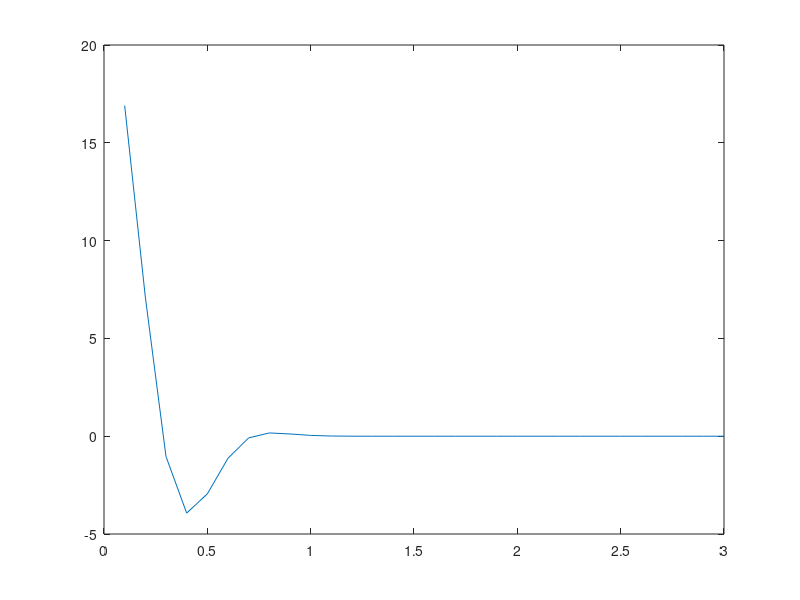

This chart was generated by the following MATLAB code:
% playing with alternative bases for PDFs 

x = -5:.01:5;
sigma = .04;
% sigma = .1:.05:.5;
% offset = 1/4;
offset = .1:.1:3;
% offset = .5;

% overlap = zeros(size(sigma));
overlap = zeros(size(offset));
for i = 1:length(offset)
    s = sigma;
    o = offset(i);
    a = cos(2*pi*x) .* exp(-(x-0).^2 / 2 / s);
%     b = cos(2*pi*x+pi/2) .* exp(-(x+o).^2 / 2 / s);
    c = cos(2*pi*(x-o)) .* exp(-(x-o).^2 / 2 / s);
    plot(x, a, 'r', x, c, 'b'), pause
%     plot(x, a, 'r', x, b, 'g', x, c, 'b')
    overlap(i) = sum(a .* c);
%     overlap(i) = sum(a .* b);
end

plot(offset, overlap);
